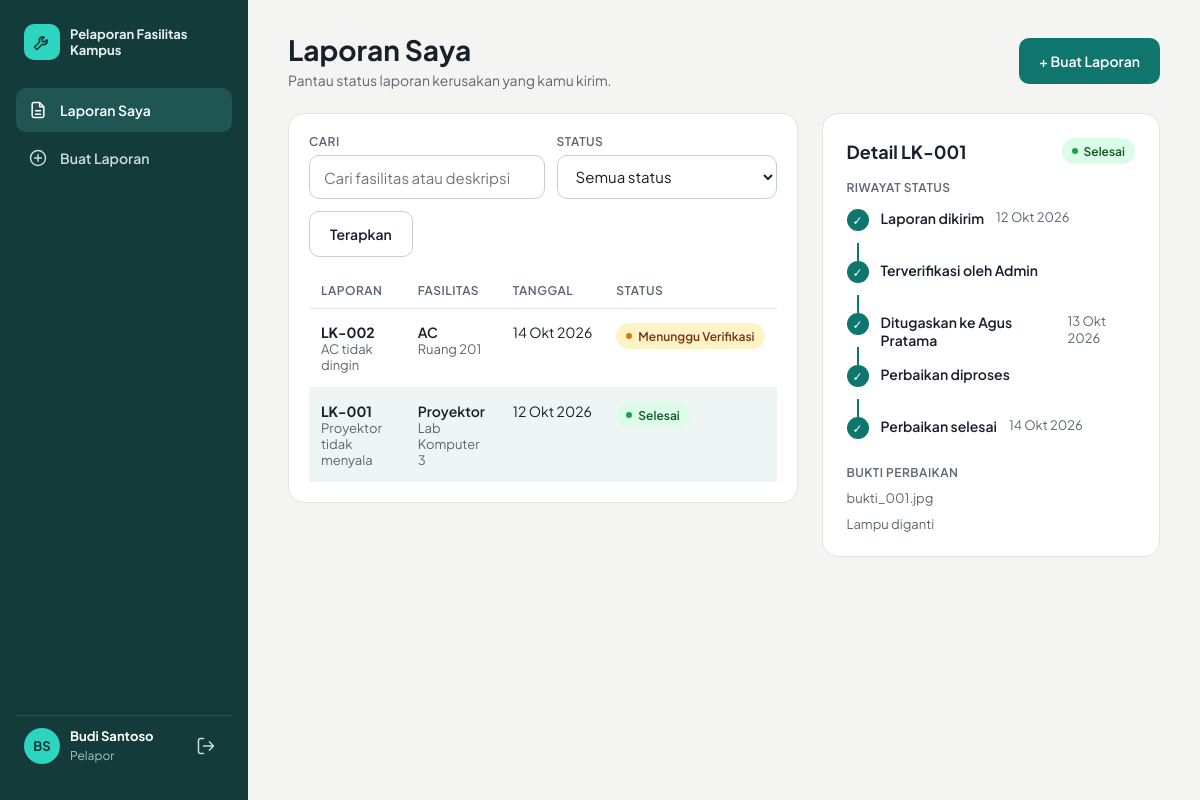
The page /pelapor/laporan.php?id=1 (signed in) on the database its author committed.
### tables this page shows
CREATE TABLE laporan (
  id_laporan    INT AUTO_INCREMENT PRIMARY KEY,
  kode          VARCHAR(10) NOT NULL UNIQUE,
  id_pelapor    INT NOT NULL,
  id_fasilitas  INT NOT NULL,
  deskripsi     TEXT NOT NULL,
  foto          VARCHAR(255) NULL,
  status        ENUM('Menunggu Verifikasi','Terverifikasi','Ditugaskan','Diproses','Selesai','Ditolak') NOT NULL DEFAULT 'Menunggu Verifikasi',
  tanggal       DATE NOT NULL,
  id_teknisi    INT NULL,
  catatan_admin VARCHAR(255) NULL,
  tgl_tugas     DATE NULL,
  tgl_selesai   DATE NULL,
  FOREIGN KEY (id_pelapor)   REFERENCES pengguna(id_pengguna),
  FOREIGN KEY (id_fasilitas) REFERENCES fasilitas(id_fasilitas),
  FOREIGN KEY (id_teknisi)   REFERENCES pengguna(id_pengguna)
);

CREATE TABLE fasilitas (
  id_fasilitas   INT AUTO_INCREMENT PRIMARY KEY,
  nama_fasilitas VARCHAR(100) NOT NULL,
  lokasi         VARCHAR(100) NOT NULL
);

CREATE TABLE pengguna (
  id_pengguna INT AUTO_INCREMENT PRIMARY KEY,
  nama        VARCHAR(100) NOT NULL,
  email       VARCHAR(100) NOT NULL UNIQUE,
  password    VARCHAR(255) NOT NULL,
  peran       ENUM('Pelapor','Admin','Teknisi') NOT NULL
);

CREATE TABLE bukti_perbaikan (
  id_bukti   INT AUTO_INCREMENT PRIMARY KEY,
  id_laporan INT NOT NULL,
  file       VARCHAR(255) NOT NULL,
  keterangan VARCHAR(255) NULL,
  tanggal    DATE NOT NULL,
  FOREIGN KEY (id_laporan) REFERENCES laporan(id_laporan) ON DELETE CASCADE
);

### pelapor/laporan.php (the view, shortened to what this page needs)
<?php
require __DIR__ . '/../config.php';
$user = wajib_peran('Pelapor');
$cari = trim($_GET['cari'] ?? '');
$status = $_GET['status'] ?? '';
$sql = 'SELECT l.*, f.nama_fasilitas, f.lokasi FROM laporan l JOIN fasilitas f ON f.id_fasilitas = l.id_fasilitas WHERE l.id_pelapor = ?';
$par = [$user['id']];
$sql .= ' ORDER BY l.id_laporan DESC';
$st = $pdo->prepare($sql); $st->execute($par);
$daftar = $st->fetchAll();
$pilih = null;
$idp = (int)($_GET['id'] ?? ($daftar[0]['id_laporan'] ?? 0));
foreach ($daftar as $d) if ((int)$d['id_laporan'] === $idp) $pilih = $d;
$bukti = null; $teknisi = null;
if ($pilih) {
    $b = $pdo->prepare('SELECT * FROM bukti_perbaikan WHERE id_laporan = ? ORDER BY id_bukti DESC LIMIT 1');
    $b->execute([$pilih['id_laporan']]); $bukti = $b->fetch();
    if ($pilih['id_teknisi']) {
        $t = $pdo->prepare('SELECT nama FROM pengguna WHERE id_pengguna = ?');
        $t->execute([$pilih['id_teknisi']]); $teknisi = $t->fetchColumn();
    }
}
$judul = 'Laporan Saya'; $menu_aktif = 'laporan';
include __DIR__ . '/../includes/header.php';
$urut = ['Menunggu Verifikasi', 'Terverifikasi', 'Ditugaskan', 'Diproses', 'Selesai'];
?>
<div class="bar">
  <div class="judul"><h1>Laporan Saya</h1><p>Pantau status laporan kerusakan yang kamu kirim.</p></div>
  <a class="btn" href="buat.php">+ Buat Laporan</a>
</div>
<div class="baris">
  <section class="kartu kartu-lebar">
    <form class="filter" method="get">
      <div class="field"><label for="cari" class="kecil-label">Cari</label><input id="cari" type="search" name="cari" placeholder="Cari fasilitas atau deskripsi" value="<?= e($cari) ?>"></div>
      <div class="field" style="flex:0 1 220px"><label for="status" class="kecil-label">Status</label>
        <select id="status" name="status"><option value="">Semua status</option>
        <?php foreach (STATUS_LIST as $s): ?><option <?= $s === $status ? 'selected' : '' ?>><?= e($s) ?></option><?php endforeach; ?></select></div>
      <button class="btn btn-garis" type="submit">Terapkan</button>
    </form>
    <div class="tabel-wrap"><table>
      <thead><tr><th>Laporan</th><th>Fasilitas</th><th>Tanggal</th><th>Status</th></tr></thead>
      <tbody>
      <?php foreach ($daftar as $d): ?>
        <tr class="<?= $pilih && $d['id_laporan'] === $pilih['id_laporan'] ? 'pilih' : '' ?>">
          <td><a href="?id=<?= $d['id_laporan'] ?>"><b><?= e($d['kode']) ?></b></a><div class="sub"><?= e($d['deskripsi']) ?></div></td>
          <td><b style="font-weight:600"><?= e($d['nama_fasilitas']) ?></b><div class="sub"><?= e($d['lokasi']) ?></div></td>
          <td class="nowrap"><?= tgl($d['tanggal']) ?></td>
          <td><?= pill($d['status']) ?></td>
        </tr>
      <?php endforeach; if (!$daftar): ?><tr><td colspan="4" class="sub">Belum ada laporan.</td></tr><?php endif; ?>
      </tbody></table></div>
  </section>
  <?php if ($pilih): ?>
  <section class="kartu kartu-sempit">
    <div class="bar"><h2>Detail <?= e($pilih['kode']) ?></h2><?= pill($pilih['status']) ?></div>
    <div>
      <div class="kecil-label" style="margin-bottom:14px">Riwayat status</div>
      <div class="tl">
      <?php if ($pilih['status'] === 'Ditolak'): ?>
        <div><div class="t"><span class="c">✓</span><span class="g"></span></div><div class="x"><b>Laporan dikirim</b><small><?= tgl($pilih['tanggal']) ?></small></div></div>
        <div><div class="t"><span class="c" style="background:#DC2626">✕</span></div><div class="x"><b>Ditolak oleh Admin</b></div></div>
      <?php else:
        $idx = array_search($pilih['status'], $urut);
        foreach ($urut as $i => $s):
          $label = ['Laporan dikirim', 'Terverifikasi oleh Admin', 'Ditugaskan' . ($teknisi ? ' ke ' . $teknisi : ''), 'Perbaikan diproses', 'Perbaikan selesai'][$i];
          $tg = [$pilih['tanggal'], null, $pilih['tgl_tugas'], null, $pilih['tgl_selesai']][$i]; ?>
        <div><div class="t"><span class="c">✓</span><?php if ($i < $idx): ?><span class="g"></span><?php endif; ?></div>
          <div class="x"><b><?= e($label) ?></b><?php if ($tg): ?><small><?= tgl($tg) ?></small><?php endif; ?></div></div>
      <?php endforeach; endif; ?>
      </div>
    </div>
    <?php if ($bukti): ?>
    <div style="display:flex;flex-direction:column;gap:10px">
      <div class="kecil-label">Bukti perbaikan</div>
      <div class="sub"><?= e($bukti['keterangan']) ?></div>
    </div>
    <?php endif; ?>
  </section>
  <?php endif; ?>
</div>
<?php include __DIR__ . '/../includes/footer.php';

### includes/header.php (shortened to what this page needs)
<?php
$menus = [
    'Pelapor' => [['laporan', 'pelapor/laporan.php', 'Laporan Saya', 'M14 3H7a2 2 0 0 0-2 2v14a2 2 0 0 0 2 2h10a2 2 0 0 0 2-2V8z M14 3v5h5 M9 13h6M9 17h6'],
                  ['buat', 'pelapor/buat.php', 'Buat Laporan', 'M12 3a9 9 0 1 0 0 18 9 9 0 0 0 0-18z M12 8v8M8 12h8']],
    'Admin'   => [['monitoring', 'admin/monitoring.php', 'Monitoring Laporan', 'M3 3h7v9H3z M14 3h7v5h-7z M14 12h7v9h-7z M3 16h7v5H3z'],
                  ['verifikasi', 'admin/verifikasi.php', 'Verifikasi Laporan', 'M12 3l8 3v6c0 5-3.5 8-8 9-4.5-1-8-4-8-9V6z M8.5 12l2.5 2.5 4.5-5'],
                  ['fasilitas', 'admin/fasilitas.php', 'Data Fasilitas', 'M3 21h18M5 21V8l7-5 7 5v13 M9 21v-6h6v6'],
                  ['cetak', 'admin/cetak.php', 'Cetak Laporan', 'M7 9V3h10v6 M3 9h18v8H3z M7 14h10v7H7z']],
    'Teknisi' => [['tugas', 'teknisi/tugas.php', 'Tugas Saya', 'M9 4h6v3H9z M7 5H6a2 2 0 0 0-2 2v13a2 2 0 0 0 2 2h12a2 2 0 0 0 2-2V7a2 2 0 0 0-2-2h-1 M9 14l2 2 4-4']],
];
$base = base_url();
$inisial = strtoupper(implode('', array_map(fn($k) => mb_substr($k, 0, 1), array_slice(explode(' ', $user['nama']), 0, 2))));
?><!doctype html>
<html lang="id">
<head>
<link rel="stylesheet" href="<?= $base ?>/assets/style.css">
</head>
<body>
<div class="app">
  <aside class="sidebar no-print">
    <div>
      <div class="brand">
        <div class="logo"><svg width="20" height="20" viewBox="0 0 24 24" fill="none" stroke="currentColor" stroke-width="2" stroke-linecap="round" stroke-linejoin="round"><path d="M14.7 6.3a4 4 0 0 0-5.4 5.4L3 18l3 3 6.3-6.3a4 4 0 0 0 5.4-5.4l-2.6 2.6-2.4-.6-.6-2.4z"/></svg></div>
        <div>Pelaporan Fasilitas<br>Kampus</div>
      </div>
      <nav>
        <?php foreach ($menus[$user['peran']] as [$kunci, $url, $label, $ikon]): ?>
          <a href="<?= $base . '/' . $url ?>" class="<?= $kunci === $menu_aktif ? 'aktif' : '' ?>">
            <svg width="20" height="20" viewBox="0 0 24 24" fill="none" stroke="currentColor" stroke-width="1.8" stroke-linecap="round" stroke-linejoin="round"><path d="<?= $ikon ?>"/></svg>
            <?= e($label) ?>
          </a>
        <?php endforeach; ?>
      </nav>
    </div>
    <div class="profil">
      <div class="avatar"><?= e($inisial) ?></div>
      <div class="info"><strong><?= e($user['nama']) ?></strong><span><?= e($user['peran']) ?></span></div>
      <a href="<?= $base ?>/logout.php" title="Keluar" aria-label="Keluar">
        <svg width="20" height="20" viewBox="0 0 24 24" fill="none" stroke="currentColor" stroke-width="1.8" stroke-linecap="round" stroke-linejoin="round"><path d="M9 21H5a2 2 0 0 1-2-2V5a2 2 0 0 1 2-2h4 M16 17l5-5-5-5M21 12H9"/></svg>
      </a>
    </div>
  </aside>
  <main class="main">

### config.php (shortened to what this page needs)
<?php
function e($s): string { return htmlspecialchars((string)$s, ENT_QUOTES, 'UTF-8'); }
function tgl($d): string {
    $b = ['', 'Jan', 'Feb', 'Mar', 'Apr', 'Mei', 'Jun', 'Jul', 'Agu', 'Sep', 'Okt', 'Nov', 'Des'];
    $t = strtotime($d);
    return date('j', $t) . ' ' . $b[(int)date('n', $t)] . ' ' . date('Y', $t);
}
function pill(string $status): string {
    [$bg, $fg, $dot] = STATUS_WARNA[$status] ?? ['#eee', '#333', '#999'];
    return '<span class="pill" style="background:' . $bg . ';color:' . $fg . '"><span class="dot" style="background:' . $dot . '"></span>' . e($status) . '</span>';
}
function base_url(): string {
    $dir = str_replace('\\', '/', dirname($_SERVER['SCRIPT_NAME']));
    $dir = preg_replace('#/(pelapor|admin|teknisi)$#', '', $dir);
    return rtrim($dir, '/');
}
function wajib_peran(string $peran): array {
    return $_SESSION['user'];
}

### includes/footer.php
  </main>
</div>
</body>
</html>

### assets/style.css (style rules this page uses)
* { box-sizing:border-box }
body { margin:0;font-family:'Plus Jakarta Sans',system-ui,sans-serif;color:#18212B;background:#F4F5F2;font-size:15px }
a { color:inherit;text-decoration:none }
h1,h2,h3,p { margin:0 }
.app { display:flex;flex-wrap:wrap;min-height:100vh }
.sidebar { flex:0 0 248px;background:#123B3A;color:#E6F0EE;padding:24px 16px;display:flex;flex-direction:column;justify-content:space-between;gap:24px }
.brand { display:flex;align-items:center;gap:10px;padding:0 8px 28px;font-size:13px;font-weight:700;line-height:1.25 }
.logo { width:36px;height:36px;border-radius:10px;background:#2DD4BF;color:#123B3A;display:flex;align-items:center;justify-content:center }
.sidebar nav { display:flex;flex-direction:column;gap:4px }
.sidebar nav a { height:44px;padding:0 12px;border-radius:10px;display:flex;align-items:center;gap:12px;font-size:14px;font-weight:600;color:#C8DAD7 }
.sidebar nav a.aktif { background:#1F5654;color:#fff }
.profil { display:flex;align-items:center;gap:10px;padding:12px 8px;border-top:1px solid #2A5755 }
.avatar { width:36px;height:36px;border-radius:50%;background:#2DD4BF;color:#123B3A;display:flex;align-items:center;justify-content:center;font-size:13px;font-weight:700 }
.profil .info { flex:1;min-width:0;line-height:1.3 }
.profil .info strong { display:block;font-size:13px;color:#fff }
.profil .info span { font-size:12px;color:#A8C4C0 }
.profil a { color:#C8DAD7;display:flex;padding:8px }
.main { flex:999 1 560px;min-width:0;padding:32px 40px;display:flex;flex-direction:column;gap:24px }
.judul h1 { font-size:28px;font-weight:700 }
.judul p { font-size:14px;color:#5B6672;margin-top:4px }
.bar { display:flex;flex-wrap:wrap;gap:16px;align-items:center;justify-content:space-between }
.baris { display:flex;flex-wrap:wrap;gap:24px;align-items:flex-start }
.kartu { background:#fff;border:1px solid #E2E5DF;border-radius:16px;padding:20px;display:flex;flex-direction:column;gap:16px;min-width:0 }
.kartu h2 { font-size:18px;font-weight:700 }
.kartu-lebar { flex:1.6 1 480px }
.kartu-sempit { flex:1 1 320px;padding:24px }
.tabel-wrap { overflow-x:auto }
table { width:100%;border-collapse:collapse;font-size:14px }
th { text-align:left;color:#5B6672;font-size:12px;text-transform:uppercase;letter-spacing:.04em;padding:10px 12px;border-bottom:1px solid #E2E5DF;font-weight:600 }
td { padding:14px 12px;border-bottom:1px solid #EEF0EB;vertical-align:top }
tr:last-child td { border-bottom:0 }
tr.pilih { background:#EEF6F5 }
.sub { color:#5B6672;font-size:13px }
.nowrap { white-space:nowrap }
.pill { display:inline-flex;align-items:center;gap:6px;height:26px;padding:0 10px;border-radius:999px;font-size:12px;font-weight:600;white-space:nowrap }
.dot { width:6px;height:6px;border-radius:50% }
.btn { height:46px;padding:0 20px;border:0;border-radius:10px;background:#0F766E;color:#fff;font-family:inherit;font-size:14px;font-weight:600;cursor:pointer;display:inline-flex;align-items:center;gap:8px }
.btn-garis { background:#fff;color:#18212B;border:1px solid #C9CFC8 }
label { font-size:13px;font-weight:600 }
.field { display:flex;flex-direction:column;gap:6px }
input[type=text],input[type=email],input[type=password],input[type=search],input[type=date],select,textarea { width:100%;min-height:44px;padding:0 14px;border:1px solid #C9CFC8;border-radius:10px;font-family:inherit;font-size:15px;color:#18212B;background:#fff }
.filter { display:flex;flex-wrap:wrap;gap:12px;align-items:end }
.filter .field { flex:1 1 180px }
.tl { display:flex;flex-direction:column }
.tl div { display:flex;gap:12px }
.tl .t { display:flex;flex-direction:column;align-items:center }
.tl .c { width:22px;height:22px;border-radius:50%;background:#0F766E;color:#fff;display:flex;align-items:center;justify-content:center;font-size:12px }
.tl .g { width:2px;flex:1;min-height:18px;background:#0F766E }
.tl .x { padding-bottom:14px;line-height:1.3;font-size:14px }
.tl .x b { font-weight:600 }
.tl .x small { display:block;font-size:13px;color:#5B6672 }
.kecil-label { font-size:12px;font-weight:600;color:#5B6672;text-transform:uppercase;letter-spacing:.04em }

### rows shown on the page
laporan: kode "LK-002", deskripsi "AC tidak dingin", id_fasilitas.nama_fasilitas "AC", id_fasilitas.lokasi "Ruang 201", tanggal "14 Okt 2026", status "Menunggu Verifikasi"
laporan: kode "LK-001", deskripsi "Proyektor tidak menyala", id_fasilitas.nama_fasilitas "Proyektor", id_fasilitas.lokasi "Lab Komputer 3", tanggal "12 Okt 2026", status "Selesai", tgl($tg) "12 Okt 2026", tgl($tg) "13 Okt 2026", tgl($tg) "14 Okt 2026"
pengguna: nama "Laporan dikirim", nama "Terverifikasi oleh Admin", nama "Ditugaskan ke Agus Pratama", nama "Perbaikan diproses", nama "Perbaikan selesai"
bukti_perbaikan: keterangan "Lampu diganti"

### other values the page prints
$label "Laporan Saya"
$label "Buat Laporan"
$inisial "BS"
$user['nama'] "Budi Santoso"
$user['peran'] "Pelapor"
